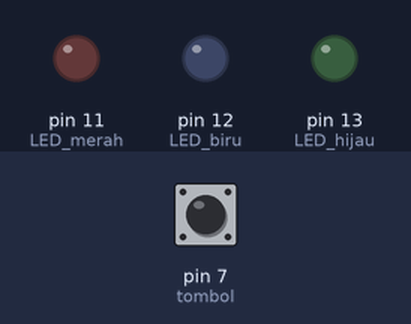
This sketch was run on a simulated Arduino Uno, built with avr-gcc and run on an emulated ATmega328P. Parts: output pins drawn as LEDs (lit = HIGH). The test bench sets the inputs (shaded band); at power-on: pin 7 (tombol) LOW.

Above: at 1.2 s.
1.3 s: pin 7 (tombol) pulled HIGH for 1 s
At 1.9 s:
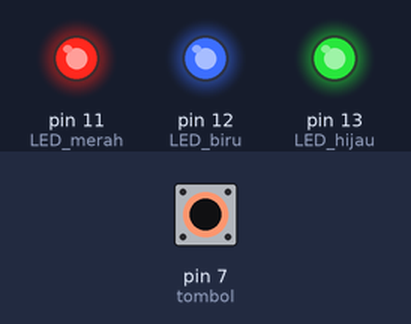
3.8 s: pin 7 (tombol) pulled HIGH for 0.15 s
At 5.0 s:
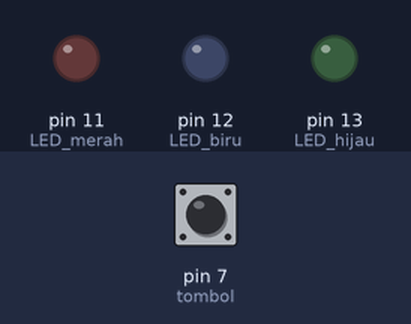
5.5 s: pin 7 (tombol) pulled HIGH for 3.2 s
At 5.65 s:
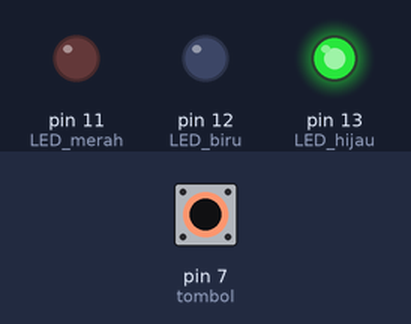
Timing chart, 0 to 10.2 s (numbered marks = the images above; inputs shaded):
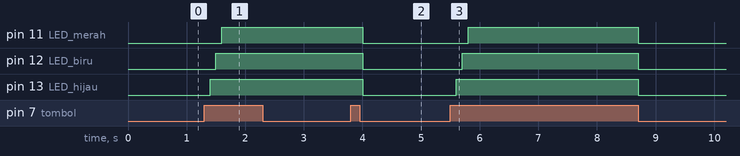

The sketch:

push_button_3_led.ino
```cpp
#define LED_hijau 13
#define LED_biru 12
#define LED_merah 11
#define tombol 7

int status = 0;

void setup() {
  // put your setup code here, to run once:
  pinMode(LED_hijau, OUTPUT);
  pinMode(tombol, INPUT);
  pinMode(LED_biru, OUTPUT);
  pinMode(LED_merah, OUTPUT);
  digitalWrite(LED_hijau, LOW);
  digitalWrite(LED_biru, LOW);
  digitalWrite(LED_merah, LOW);
}

void loop() {
  // put your main code here, to run repeatedly:
  if(digitalRead(tombol) == HIGH){
    status++;
    delay(100);
  }

  if(status == 1){
    digitalWrite(LED_hijau, HIGH);
  }
  else if (status == 2){
    digitalWrite(LED_biru, HIGH);
  }
  else if(status == 3){
   digitalWrite(LED_merah, HIGH);
  }
  else if(status == 4){
   status = 0;
  }
  else{
    digitalWrite(LED_hijau, LOW);
    digitalWrite(LED_biru, LOW);
    digitalWrite(LED_merah, LOW);
  }

}
```

Measured:
- after the input at 1.3 s, pin 11 (LED_merah): LOW → HIGH after 0.30 s; pin 12 (LED_biru): LOW → HIGH after 0.20 s; pin 13 (LED_hijau): LOW → HIGH after 0.10 s
- after the input at 3.8 s, pin 11 (LED_merah), pin 12 (LED_biru), pin 13 (LED_hijau): HIGH → LOW after 0.20 s
- after the input at 5.5 s, pin 11 (LED_merah): LOW → HIGH after 0.30 s, → LOW 2.9 s later; pin 12 (LED_biru): LOW → HIGH after 0.20 s, → LOW 3.0 s later; pin 13 (LED_hijau): LOW → HIGH after 0.10 s, → LOW 3.1 s later
